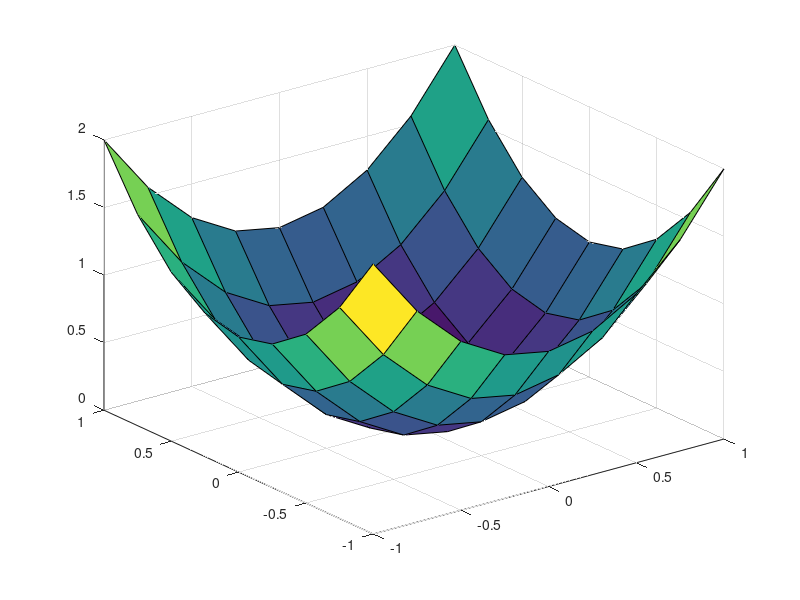

MATLAB code for this plot: (Note: this script raises an error after producing the figure.)
% Prikhno M.A 9 var
% z(x, y) = x^2 + y^2, -1 < x < 1, -1 < y < 1

x1 = -1:0.25:1;
[X, Y] = meshgrid(x1);
Z = X.^2 + Y.^2;
surf(X, Y, Z);
pan on
rotate3d on

syms x y z % should install and load package symbolic in octave
z = x*x + y*y;
dzdx = diff(z, 'x');
dzdy = diff(z, 'y');
A = 1 + dzdx^2 + dzdy^2;
B = simplify(A);
B = sqrt(B);
B
S = dblquad(@(x, y) eval(B), -1, 1, -1, 1);
Pmax = 0;
N = 10000;
point = zeros(N, 2);
i = 1;

for x=-1:0.1:1
  for y=-1:0.1:1
    temp = (1 + 4*x^2 + 4*y^2)^(1/2); % instead of eval which is very time-consuming
    if Pmax < temp
      Pmax = temp;
    endif
  endfor
endfor

while (i < N+1)
  x = rand() * 2 - 1;
  y = rand() * 2 - 1;
  t = rand() * Pmax * 1.1;
  temp = (1 + 4*x^2 + 4*y^2)^(1/2) / S;
  if (t < temp)
    point(i, :) = [x, y];
    i = i+1;
  endif
endwhile

figure;
x = point(:, 1);
y = point(:, 2);
z = x.^2 + y.^2;
plot3(x, y, z, '.');
pan on
rotate3d on
